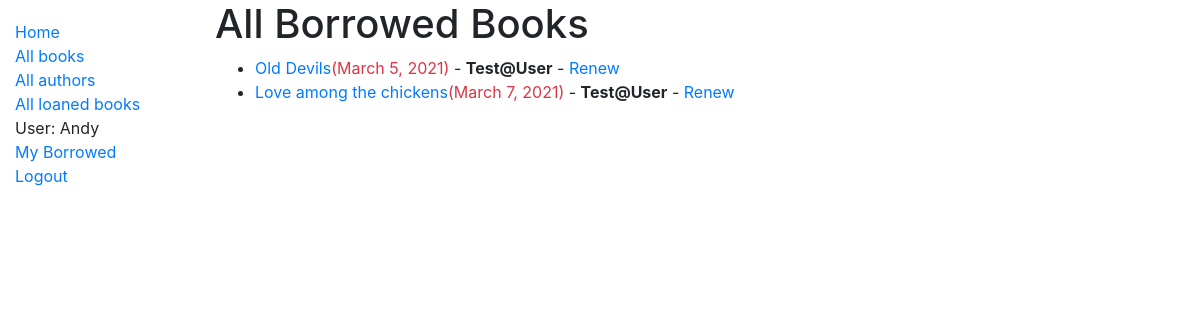
Before: /catalogue/allloans/ (signed in) with the older database file.
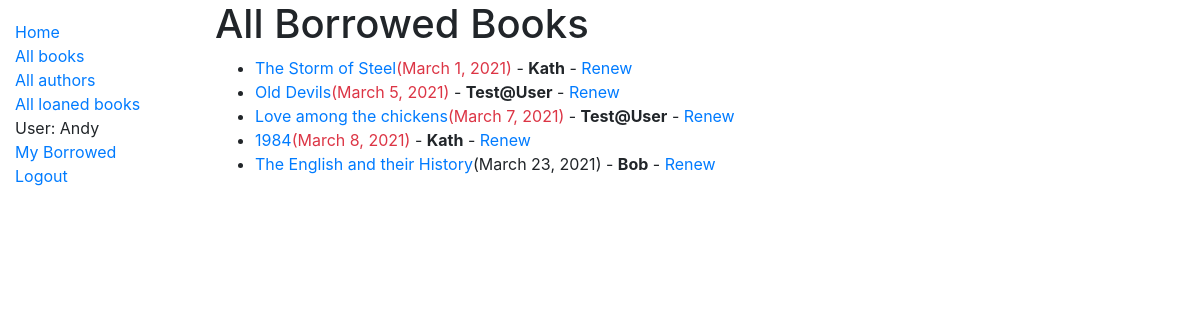
After: the same page with the newer database file.
### catalogue/models.py (models this page shows, shortened)
class BookInstance(models.Model):
    id = models.UUIDField(primary_key=True, default=uuid.uuid4, help_text="Unique ID for this copy")
    book = models.ForeignKey('Book', on_delete=models.RESTRICT)
    language = models.ForeignKey('Language', on_delete=models.SET_NULL, null=True)
    imprint = models.CharField(max_length=200)
    due_back = models.DateField(null=True, blank=True)
    borrower = models.ForeignKey(User, on_delete=models.SET_NULL, null=True, blank=True)
    LOAN_STATUS = (
        ('m', 'maintenance'),
        ('o', 'on loan'),
        ('r', 'reserved'),
        ('a', 'available')
    )
    status = models.CharField(
        max_length = 1,
        choices=LOAN_STATUS,
        blank=True,
        default='m',
        help_text='Book availability')
    class Meta:
        ordering = ['due_back']
    @property
    def is_overdue(self):
        if self.due_back and date.today() > self.due_back:
            return True
        return False

class Book(models.Model):
    title = models.CharField(max_length=200)
    author = models.ForeignKey('Author', on_delete=models.SET_NULL, null=True)
    summary = models.TextField(max_length=1000, help_text="Please add a short description of the book")
    isbn = models.CharField('ISBN', max_length=13, unique=True, help_text='13 character ISBN number')
    genre = models.ManyToManyField(Genre, help_text='Select a genre for this book')
    def display_genre(self):
        """Create a string for the Genre. This is required to display genre in Admin."""
        return ', '.join(genre.name for genre in self.genre.all()[:3])
    display_genre.short_description = 'Genre'

### catalogue/views.py (the view)
# urls.py: path('allloans/', views.LoanedBooksAllUserListView.as_view(), name='all-borrowed'),
class LoanedBooksAllUserListView(PermissionRequiredMixin,generic.ListView):
    model = BookInstance
    permission_required = 'catalogue.can_mark_returned'
    template_name = 'catalogue/bookinstance_list_borrowed_all_users.html'
    paginate_by = 10
    def get_queryset(self):
        return BookInstance.objects.filter(status__exact='o').order_by('due_back')

### catalogue/templates/catalogue/bookinstance_list_borrowed_all_users.html
{% extends 'base_generic.html' %}
{% block content %}
    <h1>All Borrowed Books</h1>
    <ul>
    {% for book in bookinstance_list %}
        <li><a href="{{ book.get_absolute_url }}">{{ book.book.title }}</a><h8 class="{% if book.is_overdue %}text-danger{% endif %}">({{ book.due_back}})</h8> - <strong>{{ book.borrower}}</strong>
            {% if perms.catalog.can_mark_returned %}- <a href="{% url 'renew-book-librarian' book.id %}">Renew</a>  {% endif %}
        </li>
        {% endfor %}
    </ul>
{% endblock %}

### catalogue/templates/base_generic.html (shortened to what this page needs)
<!DOCTYPE html>
<html lang="en">
<head>
  <link rel="stylesheet" href="https://cdn.jsdelivr.net/npm/bootstrap@4.5.3/dist/css/bootstrap.min.css"
>
  {% load static %}
  <link rel="stylesheet" href="{% static 'css/styles.css' %}">
</head>
<body>
  <div class="container-fluid">
    <div class="row">
      <div class="col-sm-2">
        {% block sidebar %}
        <ul class="sidebar-nav">
          <li><a href="{% url 'index' %}">Home</a></li>
          <li><a href="{% url 'books' %}">All books</a></li>
          <li><a href="{% url 'authors' %}">All authors</a></li>
          {% if user.is_authenticated %}
            {% if user.is_superuser %}
            <li><a href="{% url 'all-borrowed' %}">All loaned books</a></li>
            {% endif %}
          <li>User: {{ user }}</li>
          <li><a href="{% url 'my-borrowed' %}">My Borrowed</a></li>
          <li><a href="{% url 'logout'%}?next={{request.path}}">Logout</a></li>
          {% else %}
          <li><a href="{% url 'login'%}?next={{request.path}}">Login</a></li>
          {% endif %}
        </ul>
        {% endblock %}
      </div>
      <div class="col-sm-10 ">{% block content %}{% endblock %}
      </div>
    </div>
  </div>
</body>
</html>

### catalogue/static/css/styles.css (style rules this page uses)
.sidebar-nav { margin-top: 20px; padding: 0; list-style: none; }

Changed rows visible on the page:
added BookInstance: book "The Storm of Steel", due_back "March 1, 2021", borrower "Kath"
added BookInstance: book "1984", due_back "March 8, 2021", borrower "Kath"
added BookInstance: book "The English and their History", due_back "March 23, 2021", borrower "Bob"
